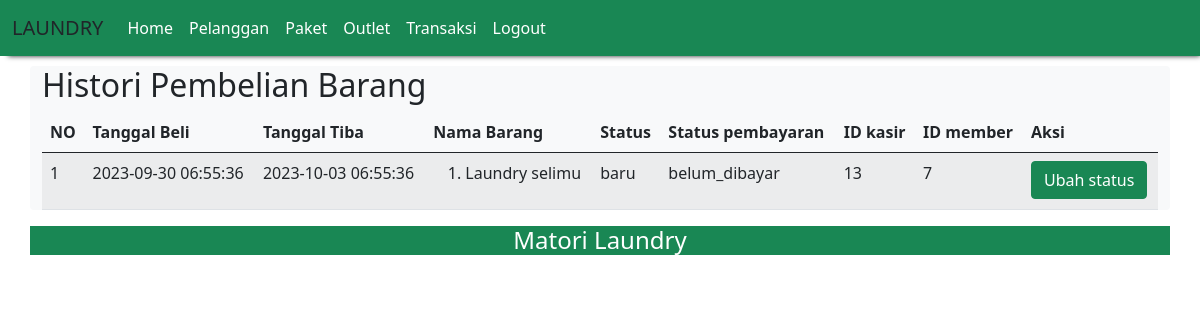
/home-index/histori_pembelian.php (signed in), run on the app's committed database.
### tables this page shows
CREATE TABLE `transaksi` (
  `id_transaksi` int(11) NOT NULL,
  `id_outlet` int(11) NOT NULL,
  `id_member` int(11) NOT NULL,
  `tgl` datetime NOT NULL,
  `batas_waktu` datetime NOT NULL,
  `status` enum('baru','dibayar','diproses','diambil') NOT NULL,
  `dibayar` enum('dibayar','belum_dibayar') NOT NULL,
  `id_user` int(11) NOT NULL
);

CREATE TABLE `detail_transaksi` (
  `id_detail_transaksi` int(11) NOT NULL,
  `id_transaksi` int(11) NOT NULL,
  `id_paket` int(11) NOT NULL,
  `qty` int(11) NOT NULL
);

CREATE TABLE `paket` (
  `id_paket` int(11) NOT NULL,
  `id_outlet` int(11) NOT NULL,
  `nama_paket` varchar(100) NOT NULL,
  `harga` varchar(255) NOT NULL
);

### home-index/histori_pembelian.php (the view, shortened to what this page needs)
<?php
include "header.php";
?>
<h2>Histori Pembelian Barang</h2>
<table class="table table-hover table-striped">
<thead>
<th>NO</th><th>Tanggal Beli</th><th>Tanggal Tiba</th><th>Nama Barang</th><th>Status</th><th>Status pembayaran</th><th>ID kasir</th><th>ID member</th>
<?php
if($_SESSION['role']!='owner'){
    ?>
<th>Aksi</th>
<?php
    }
    ?>
</thead>
<tbody>
<?php
include "../db/koneksi.php";
$qry_histori=mysqli_query($conn,"select * from transaksi order by id_transaksi desc");
$no=0;
while($dt_histori=mysqli_fetch_array($qry_histori)){
$no++;
$barang_dibeli="<ol>";
$qry_barang=mysqli_query($conn,"select * from detail_transaksi join paket on paket.id_paket=detail_transaksi.id_paket where id_transaksi = '".$dt_histori['id_transaksi']."'");
while($dt_barang=mysqli_fetch_array($qry_barang)){
$barang_dibeli.="<li>".$dt_barang['nama_paket']."</li>";
}
$barang_dibeli.="</ol>";
$qry_cek_tiba=mysqli_query($conn,"select * from transaksi where id_transaksi = '".$dt_histori['id_transaksi']."'");
?>
<tr>
<td><?=$no?></td><td><?=$dt_histori['tgl']?></td><td><?=$dt_histori['batas_waktu']?></td><td><?=$barang_dibeli?></td><td><?=$dt_histori['status']?></td><td><?=$dt_histori['dibayar']?></td><td><?=$dt_histori['id_user']?></td><td><?=$dt_histori['id_member']?></td>
<?php
if($_SESSION['role']!='owner'){
    ?>
<td><a href="../dashboard/ubah_status.php?id_transaksi=<?=$dt_histori['id_transaksi']?>" class="btn btn-success">Ubah status</a></td>
<?php
    }
    ?>
</tr>
<?php
}
?>
</tbody>
</table>
<?php
include "footer.php";
?>

### data on the page
transaksi: tgl "2023-09-30 06:55:36", batas_waktu "2023-10-03 06:55:36", status "baru", dibayar "belum_dibayar", id_user "13", id_member "7"
detail_transaksi: id_paket.nama_paket "Laundry selimu"
